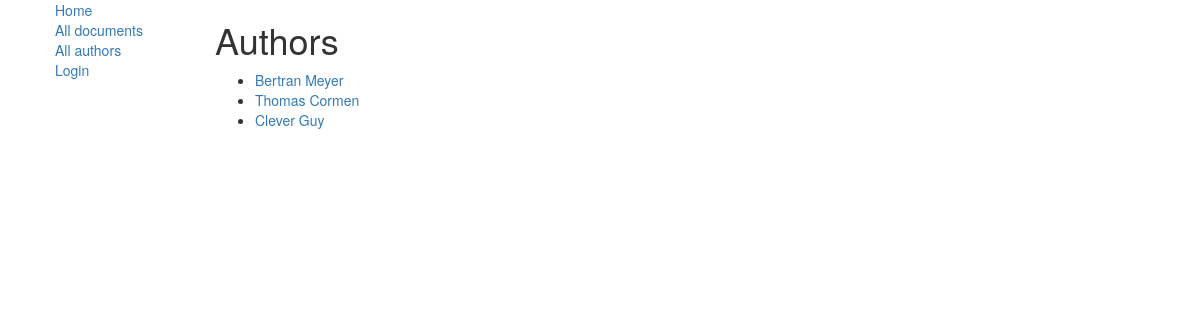
/library/authors/, run on an earlier commit of the app's database.
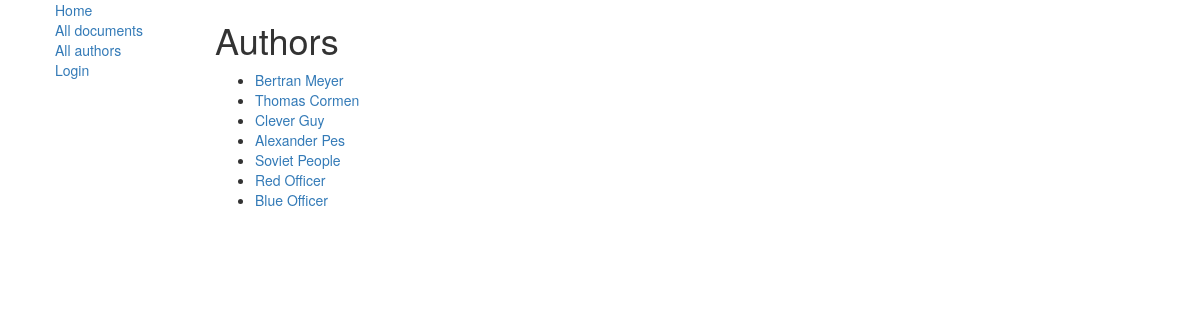
And on a later commit of the database.
### library/models.py (models this page shows, shortened)
class Author(models.Model):
    first_name = models.CharField(max_length=100)
    last_name = models.CharField(max_length=100)
    date_born = models.DateField(null=True, blank=True)
    date_died = models.DateField('Died', null=True, blank=True)
    def get_absolute_url(self):
        return reverse('author-detail', args=[str(self.id)])

### library/views.py (the view)
class AuthorsListView(generic.ListView):
    model = Author
    paginate_by = 10

### library/templates/library/author_list.html
{% extends "base_generic.html" %}
{% block content %}
    <h1>Authors</h1>
    {% if author_list %}
        <ul>
            {% for author in author_list %}
                <li>
                    <a href="{{ author.get_absolute_url }}">{{ author.first_name }} {{ author.last_name }}</a>
                </li>
            {% endfor %}
        </ul>
    {% else %}
        <p>There are no authors yet.</p>
    {% endif %}
{% endblock %}

What changed in the data, as far as the page shows it:
added Author: first_name "Alexander", last_name "Pes"
added Author: first_name "Soviet", last_name "People"
added Author: first_name "Red", last_name "Officer"
added Author: first_name "Blue", last_name "Officer"
